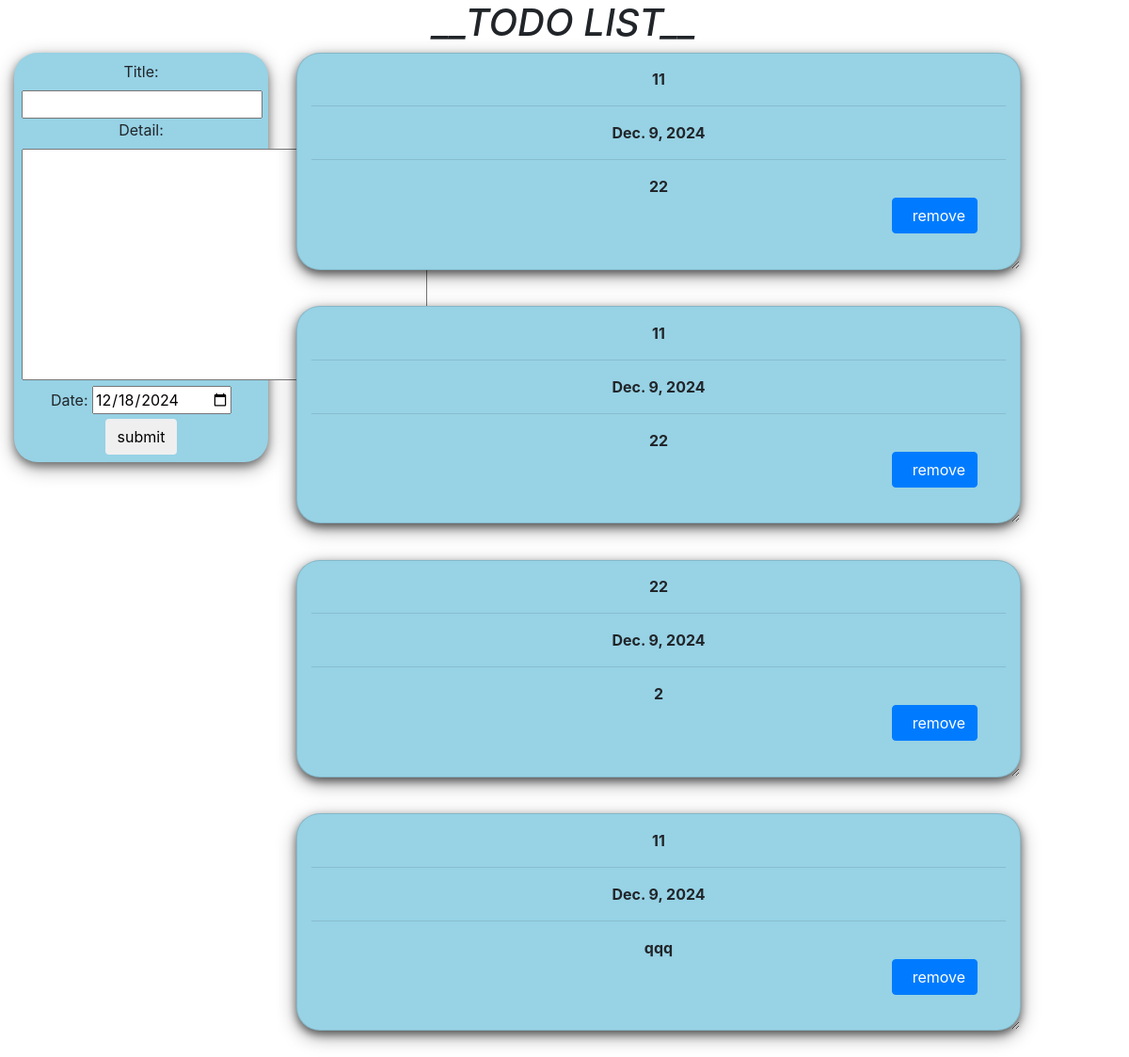
/, run on an earlier commit of the app's database.
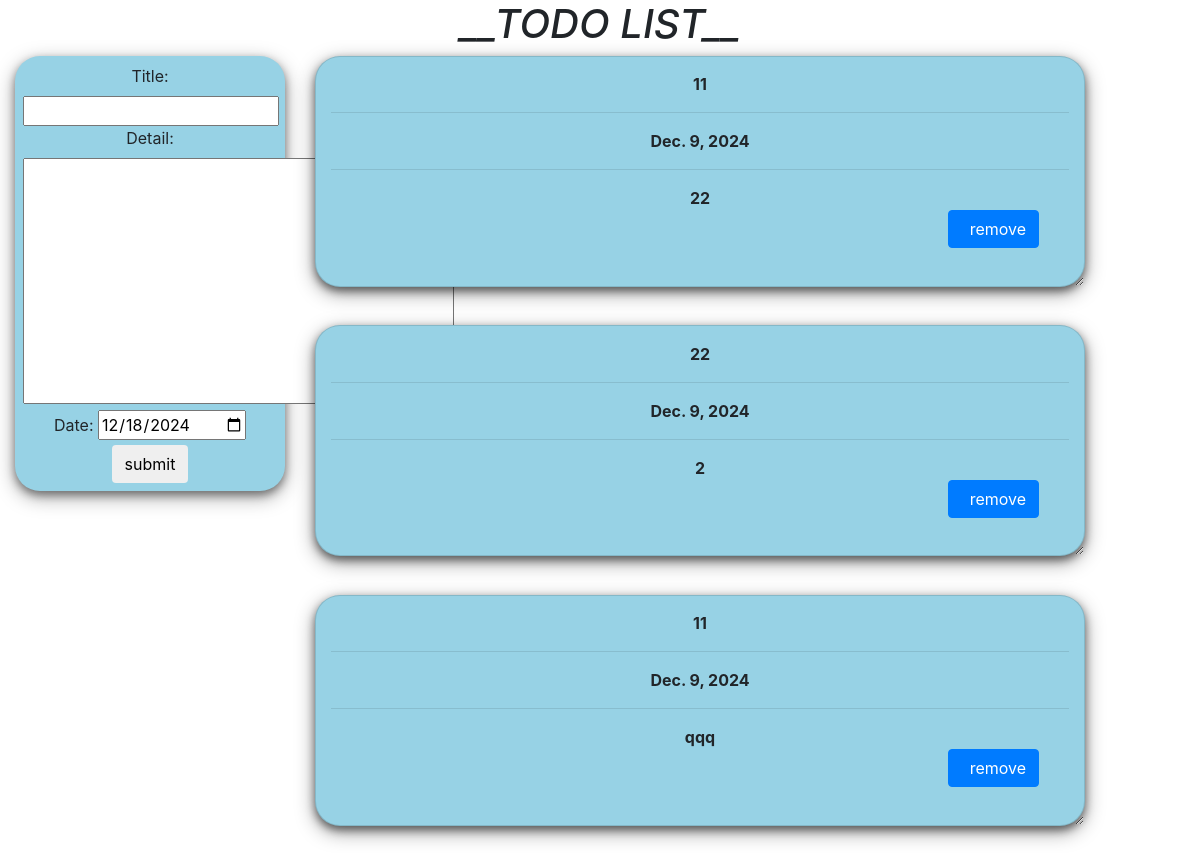
And on a later commit of the database.
### apptodoweb/models.py (models this page shows)
class Model_ToDoWeb(models.Model):
    title = models.CharField(max_length=100)
    detail = models.TextField(max_length=300)
    date = models.DateField(default=timezone.now)
    def __str__(self):
        return f"TITLE: {self.title} DETAIL: {self.detail} DATE: {self.date}"

### apptodoweb/views.py (the view)
# urls.py: path("", views.index, name="index"),
def index(request):
    item_list = Model_ToDoWeb.objects.order_by("-date")
    if request.method == "POST":
        form = TodoForm(request.POST)
        if form.is_valid():
            form.save()
            return redirect('index')
    form = TodoForm()
    page = {
        "forms": form,
        "list": item_list,
        "title": "TODO LIST",
    }
    print(page)
    return render(request, 'apptodoweb/index.html', page)

### apptodoweb/forms.py
class TodoForm(forms.ModelForm):
    class Meta:
        model = Model_ToDoWeb
        fields = "__all__"
        widgets = {
            'date':forms.DateInput(attrs={'type':'date'}),
        }

### apptodoweb/templates/apptodoweb/index.html (shortened to what this page needs)
<!DOCTYPE html>
<html lang="en" dir="ltr">
<head>
  {% load static %}
  <link rel="stylesheet" href="{% static 'apptodoweb/css/bootstrap.min.css' %}">
</head>
<body  class="container-fluid">
  <h1 style="text-align: center;"><i>__TODO LIST__</i></h1>
  <div class="row">
    <div class="col-md-3" >
      <div  class="submit_form">
        <form  method="POST">
          {{forms}}
          <center> <input type="submit" class="btn btn-default" value="submit" /> </center>
        </form>
      </div>
    </div>
    <div class="col-md-8">
      {% for i in list %}
      <div class="card">
        <center><b>{{i.title}}</b></center><hr/>
        <center><b>{{i.date}}</b></center><hr/>
        <center><b>{{i.detail}}</b></center>
        <form action="/del/{{i.id}}" method="POST" style=" padding-right: 4%; padding-bottom: 3%;">
          <button value="remove" type="submit"  class="btn btn-primary" style="float: right;"> &nbsp; remove</button>
        </form>
      </div>
      {% endfor%}
    </div>
  </div>
</body>
</html>

### apptodoweb/templates/apptodoweb/index.html (style rules this page uses)
.card { box-shadow: 0 4px 8px 0 rgba(0,0,0,0.5), 0 6px 20px 0 rgba(0,0,0,0.39); background: rgb(151, 210, 229); margin-bottom : 5%; border-radius: 25px; padding : 2%; overflow: auto; resize: both; text-overflow: ellipsis; }
.submit_form { text-align: center; padding: 3%; background: rgb(151, 210, 229); border-radius: 25px; box-shadow: 0 4px 8px 0 rgba(0,0,0,0.4), 0 6px 20px 0 rgba(0,0,0,0.36); }

What changed in the data, as far as the page shows it:
removed Model_ToDoWeb: title "11", date "Dec. 9, 2024", detail "22"
